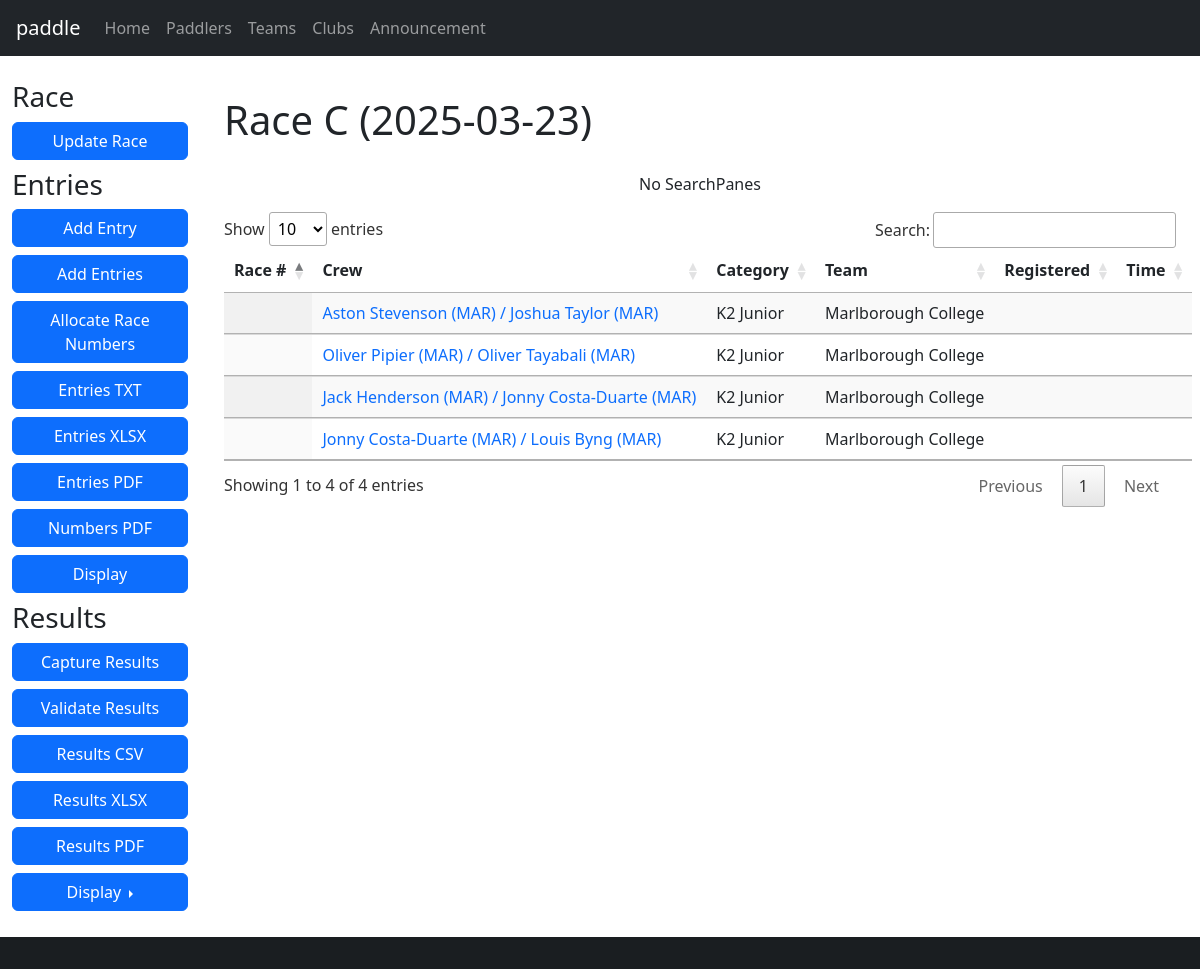
Page /race/11 on the committed database.
### database/database/race.py (models this page shows, shortened)
class Race(Base):
    __tablename__ = "race"
    __table_args__ = (UniqueConstraint("name", "date", name="uq_race_name_date"),)
    id = Column(Integer, primary_key=True)
    name = Column(String, nullable=False)
    date = Column(Date, nullable=False)
    series_id = Column(Integer, ForeignKey(Series.id), index=True)
    time_min_start = Column(String)
    time_max_start = Column(String)
    time_min_finish = Column(String)
    time_max_finish = Column(String)
    time_adjustment = Column(Integer)
    series = relationship(Series, backref="races", lazy="joined")

### database/database/entry.py (models this page shows, shortened)
class Entry(Base):
    __tablename__ = "entry"
    id = Column(Integer, primary_key=True)
    race_id = Column(Integer, ForeignKey(Race.id), index=True)
    category_id = Column(Integer, ForeignKey(Category.id), index=True)
    boat_type = Column(boat_type, index=True)
    entry_number = Column(Integer)
    series_id = Column(Integer, ForeignKey(Series.id), index=True)
    time_start = Column(String)
    time_finish = Column(String)
    time_adjustment = Column(Integer)
    registered = Column(Boolean, default=False, nullable=False)
    retired = Column(Boolean, default=False, nullable=False)
    scratched = Column(Boolean, default=False, nullable=False)
    disqualified = Column(Boolean, default=False, nullable=False)
    note = Column(Text)
    category = relationship(Category, backref="entries", lazy="joined")
    race = relationship(Race, backref="entries", lazy="joined")
    race_number = relationship("Number", secondary="number_entry", uselist=False)
    crews = relationship("Crew", lazy="joined", order_by="Crew.paddler_id")
    def __str__(self):
        names = sorted([str(crew) for crew in self.crews])
        return " / ".join(names)
    @property
    def time(self):
        if self.time_start and self.time_finish:
            time_start = datetime.datetime.strptime(self.time_start, "%H:%M:%S")
            time_finish = datetime.datetime.strptime(self.time_finish, "%H:%M:%S")
            return (
                time_finish
                - time_start
                + datetime.timedelta(seconds=(self.time_adjustment or 0))
            )
        else:
            return None
    @property
    def team(self):
        teams = [
            team
            for crew in self.crews
            for team in crew.paddler.teams
            if self.race.series_id == team.series_id
        ]
        unique = list(set(teams))
        if len(unique) == 1 and len(teams) == len(self.crews):
            return teams[0]
        else:
            return None

### database/database/club.py (models this page shows, shortened)
class Club(Base):
    __tablename__ = "club"
    id = Column(Integer, primary_key=True)
    name = Column(String)
    code_regex = Column(String())
    services = Column(Boolean, server_default=expression.false())
    @property
    def code(self):
        return self.code_regex.split("|")[0] if self.code_regex else None

### database/database/paddler.py (models this page shows, shortened)
class Paddler(Base):
    __tablename__ = "paddler"
    id = Column(Integer, primary_key=True)
    membership_number = Column(Integer)
    membership_expiry = Column(Date)
    membership_body_id = Column(Integer, ForeignKey(MembershipBody.id))
    division = Column(Integer)
    title = Column(String)
    first = Column(String)
    middle = Column(String)
    last = Column(String)
    gender = Column(String(1))
    suffix = Column(String)
    dob = Column(Date)
    address = Column(String)
    email = Column(String)
    phone = Column(String)
    emergency_name = Column(String)
    emergency_phone = Column(String)
    age_group_id = Column(Integer, ForeignKey(AgeGroup.id), index=True)
    age_group = relationship(AgeGroup, backref="paddlers", lazy="joined")
    membership_body = relationship(MembershipBody, backref="paddlers", lazy="joined")
    teams = relationship("Team", secondary="team_paddler", back_populates="paddlers")
    @hybrid_property
    def name(self):
        return combine_names(self.first, self.middle, self.last)

### database/database/category.py (models this page shows, shortened)
class Category(Base):
    __tablename__ = "category"
    __table_args__ = (UniqueConstraint("label", name="uq_category_label"),)
    id = Column(Integer, primary_key=True)
    label = Column(String)
    def __str__(self):
        return self.label

### database/database/team.py (models this page shows, shortened)
class Team(Base):
    __tablename__ = "team"
    __table_args__ = (
        UniqueConstraint("name", "series_id", name="uq_team_name_series"),
    )
    id = Column(Integer, primary_key=True)
    name = Column(String)
    team_type_id = Column(Integer, ForeignKey(TeamType.id), nullable=False)
    series_id = Column(Integer, ForeignKey(Series.id), index=True, nullable=False)
    type = relationship(TeamType, backref="teams")
    series = relationship(Series, backref="teams", lazy="joined")
    paddlers = relationship("Paddler", secondary="team_paddler", back_populates="teams")
    def __str__(self):
        return self.name

### paddle/views/race/__init__.py (the view)
@blueprint.route("/race/<race_id>")
@login_required
def race(race_id):
    entries = session.query(db.Entry).filter(db.Entry.race_id == race_id).all()
    race = session.get(db.Race, race_id)
    return render_template("race.j2", race=race, entries=entries)

### database/database/crew.py (called while the page is built)
    def __str__(self):
        club = f" ({self.club.code})" if self.club and self.club.code else ""
        return f"{self.paddler.name}{club}"

### database/database/paddler.py (called while the page is built)
def combine_names(first, middle, last):
    name = [first, middle, last]
    name = list(filter(lambda item: item is not None, name))
    name = " ".join(name)
    name = name.strip()
    return name

### paddle/templates/race.j2 (shortened to what this page needs)
{% extends "base-fluid.j2" %}
{% block styles %}
{% include 'common/datatables-css.j2' %}
{% include 'common/datatables-filter-css.j2' %}
{% endblock %}
{% block content %}
<h1>{{ race.name }} ({{ race.date }})</h1>
<div class="row">
    <div class="col-sm-12">
        <div id="wrapper" style="visibility: hidden;">
            <table id="entries" class="table table-striped display nowrap" style="width:100%;">
                <thead>
                    <tr>
                        <th>Race #</th>
                        <th>Crew</th>
                        <th>Category</th>
                        <th>Team</th>
                        <th>Registered</th>
                        <th>Time</th>
                    </tr>
                </thead>
                <tbody>
                    {% for entry in entries %}
                    <tr{% if entry.scratched or entry.retired %} style="background-color: lightgrey;" {% endif %}>
                        <td><a href="{{ url_for('paddle.entry', entry_id=entry.id) }}">{{ entry.race_number or "" }}</a></td>
                        <td><a href="{{ url_for('paddle.entry', entry_id=entry.id) }}">{{ entry }}</a></td>
                        <td>{{ entry.category }}</td>
                        <td>{{ entry.team or "" }}</td>
                        <td class="text-center">{% if entry.registered %}<i class="fas fa-check"></i>{% endif %}</td>
                        {% if entry.time %}
                        <td data-sort="{{ entry.time.total_seconds() }}">{{ entry.time }}</td>
                        {% else %}
                        <td class="text-center">
                        </td>
                        {% endif %}
                        </tr>
                        {% endfor %}
                </tbody>
            </table>
        </div>
    </div>
</div>
{% endblock %}
{% block sidebar %}
{% include 'sidebar-race.j2' %}
{% endblock %}

### paddle/static/css/styles.css (style rules this page uses)
:root { --colour-yellow: #fed00c; --colour-yellow-muted: #ffe269; }
body { padding-top: 60px; }
.row > * { margin-top: 20px; }
a { text-decoration: none; }

### rows in the picture
Race: name "Race C", date "2025-03-23"
Entry: last "Aston Stevenson (MAR) / Joshua Taylor (MAR)", category "K2 Junior", name "Marlborough College"
Entry: last "Oliver Pipier (MAR) / Oliver Tayabali (MAR)", category "K2 Junior", name "Marlborough College"
Entry: last "Jack Henderson (MAR) / Jonny Costa-Duarte (MAR)", category "K2 Junior", name "Marlborough College"
Entry: last "Jonny Costa-Duarte (MAR) / Louis Byng (MAR)", category "K2 Junior", name "Marlborough College"
